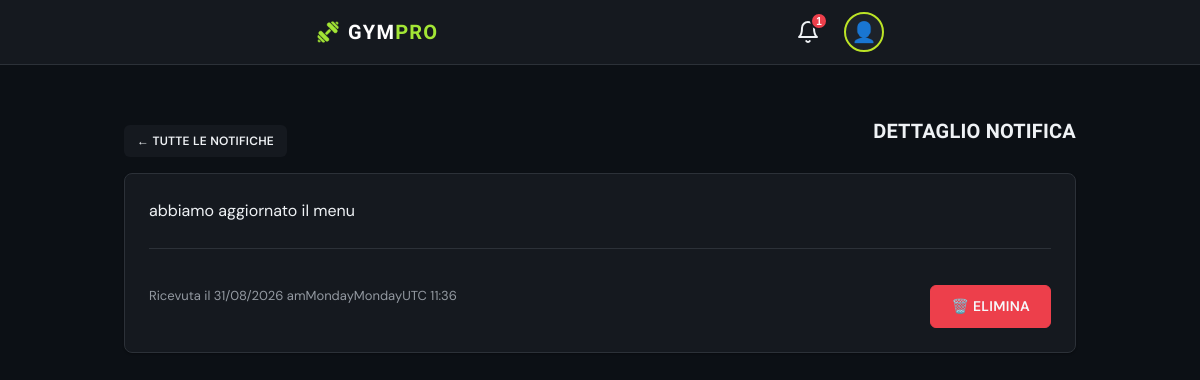
/notifications/view.php?id=1 (signed in), run on the app's committed database.
### tables this page shows
CREATE TABLE `notifications` (
  `id` int NOT NULL,
  `user_id` int NOT NULL,
  `message` text NOT NULL,
  `link` varchar(255) DEFAULT NULL,
  `is_read` tinyint(1) DEFAULT '0',
  `created_by` int DEFAULT NULL,
  `created_at` timestamp NULL DEFAULT CURRENT_TIMESTAMP
);

### notifications/view.php (the view, shortened to what this page needs)
<?php
require_once '../config/database.php';
$user_id = $_SESSION['user_id'];
$notif_id = intval($_GET['id'] ?? 0);
$stmt = $pdo->prepare("SELECT * FROM notifications WHERE id = ? AND user_id = ?");
$stmt->execute([$notif_id, $user_id]);
$notification = $stmt->fetch();
?>
<!DOCTYPE html>
<html lang="it">
<head>
    <link rel="stylesheet" href="../assets/css/style.css">
</head>
<body>
    <?php include '../includes/header.php'; ?>
    <div class="container">
        <div class="flex-between mb-2" style="margin-top: 16px;">
            <a href="/notifications/index.php" class="btn btn-sm" style="background: var(--surface); color: var(--foreground);">← Tutte le notifiche</a>
            <h2 style="margin: 0; font-size: 20px;">Dettaglio Notifica</h2>
        </div>
        <div class="card">
            <div class="card-body" style="padding: 24px;">
                <p style="font-size: 16px; line-height: 1.6; color: var(--foreground); margin-bottom: 24px;">
                    <?= nl2br(htmlspecialchars($notification['message'])) ?>
                </p>
                <div style="display: flex; justify-content: space-between; align-items: center; padding-top: 16px; border-top: 1px solid var(--border);">
                    <span style="font-size: 13px; color: var(--muted-foreground);">Ricevuta il <?= date('d/m/Y alle H:i', strtotime($notification['created_at'])) ?></span>
                    <div style="display: flex; gap: 8px;">
                        <a href="?delete=<?= $notification['id'] ?>" class="btn btn-danger" onclick="return confirm('Eliminare questa notifica?')">🗑️ Elimina</a>
                    </div>
                </div>
            </div>
        </div>
    </div>
</body>
</html>

### assets/css/style.css (style rules this page uses)
:root { --radius-sm: calc(0.5rem - 4px); --radius-md: calc(0.5rem - 2px); --radius: 0.5rem; --radius-lg: 0.5rem; --radius-xl: calc(0.5rem + 4px); --radius-2xl: calc(0.5rem + 8px); --background: oklch(0.17 0.012 260); --foreground: oklch(0.96 0.005 250); --surface: oklch(0.21 0.014 260); --surface-strong: oklch(0.25 0.016 260); --card: oklch(0.21 0.014 260); --card-foreground: oklch(0.96 0.005 250); --popover: oklch(0.21 0.014 260); --popover-foreground: oklch(0.96 0.005 250); --primary: oklch(0.86 0.2 122); --primary-foreground: oklch(0.18 0.03 130); --secondary: oklch(0.27 0.016 260); --secondary-foreground: oklch(0.95 0.005 250); --muted: oklch(0.25 0.014 260); --muted-foreground: oklch(0.68 0.014 258); --accent: oklch(0.8 0.16 78); --accent-foreground: oklch(0.2 0.03 70); --destructive: oklch(0.63 0.21 22); --destructive-foreground: oklch(0.98 0.005 250); --success: oklch(0.75 0.16 155); --success-foreground: oklch(0.18 0.03 155); --warning: oklch(0.82 0.16 80); --warning-foreground: oklch(0.2 0.03 70); --border: oklch(0.31 0.014 260); --input: oklch(0.31 0.014 260); --ring: oklch(0.86 0.2 122); --protein: oklch(0.72 0.16 25); --carbs: oklch(0.78 0.15 230); --fat: oklch(0.82 0.16 80); --kcal: oklch(0.86 0.2 122); --chart-1: oklch(0.86 0.2 122); --chart-2: oklch(0.78 0.15 230); --chart-3: oklch(0.82 0.16 80); --chart-4: oklch(0.72 0.16 25); --chart-5: oklch(0.75 0.1 300); --sidebar: oklch(0.19 0.013 260); --sidebar-foreground: oklch(0.93 0.005 250); --sidebar-primary: oklch(0.86 0.2 122); --sidebar-primary-foreground: oklch(0.18 0.03 130); --sidebar-accent: oklch(0.26 0.016 260); --sidebar-accent-foreground: oklch(0.96 0.005 250); --sidebar-border: oklch(0.29 0.014 260); --sidebar-ring: oklch(0.86 0.2 122); --shadow-sm: 0 1px 2px 0 rgba(0, 0, 0, 0.3); --shadow: 0 2px 8px rgba(0, 0, 0, 0.4); --shadow-lg: 0 4px 16px rgba(0, 0, 0, 0.5); --shadow-xl: 0 8px 24px rgba(0, 0, 0, 0.6); }
* { margin: 0; padding: 0; box-sizing: border-box; }
html { color-scheme: dark; -webkit-font-smoothing: antialiased; -moz-osx-font-smoothing: grayscale; }
body { font-family: 'DM Sans', ui-sans-serif, system-ui, sans-serif; background-color: var(--background); color: var(--foreground); line-height: 1.5; padding-bottom: 80px; min-height: 100vh; }
h1, h2, h3, h4, h5, h6 { font-family: 'Barlow Condensed', ui-sans-serif, system-ui, sans-serif; font-weight: 700; letter-spacing: 0.01em; text-transform: uppercase; }
a { color: var(--primary); text-decoration: none; transition: opacity 0.2s; }
.container { max-width: 600px; margin: 0 auto; padding: 16px; }
.mb-2 { margin-bottom: 16px; }
.flex-between { display: flex; justify-content: space-between; align-items: center; }
.card { background: var(--card); border: 1px solid var(--border); border-radius: var(--radius-lg); margin-bottom: 16px; overflow: hidden; box-shadow: var(--shadow-sm); }
.card-body { padding: 20px; }
.btn { display: inline-flex; align-items: center; justify-content: center; gap: 8px; padding: 10px 20px; border-radius: var(--radius-md); font-weight: 600; font-size: 14px; text-decoration: none; cursor: pointer; border: 1px solid transparent; transition: all 0.2s ease; font-family: 'DM Sans', sans-serif; text-transform: uppercase; letter-spacing: 0.02em; }
.btn-danger { background: var(--destructive); color: var(--destructive-foreground); border-color: var(--destructive); }
.btn-sm { padding: 6px 12px; font-size: 12px; }
@media (min-width: 768px) { body { padding-bottom: 0; } }
.card, .stat-card, .food-item, .exercise-item, .meal-section { animation: fadeIn 0.4s ease-out forwards; }
.btn { margin-top: 20px; transition: all 0.2s ease; }
@media (min-width: 768px) { .container { max-width: 800px; padding: 24px; } }
@media (min-width: 1024px) { .container { max-width: 1000px; } }

### data on the page
notifications: message "abbiamo aggiornato il menu", created_at "31/08/2026 amMondayMondayUTC 11:36"

### other printed values
$unread_notifications "1"
